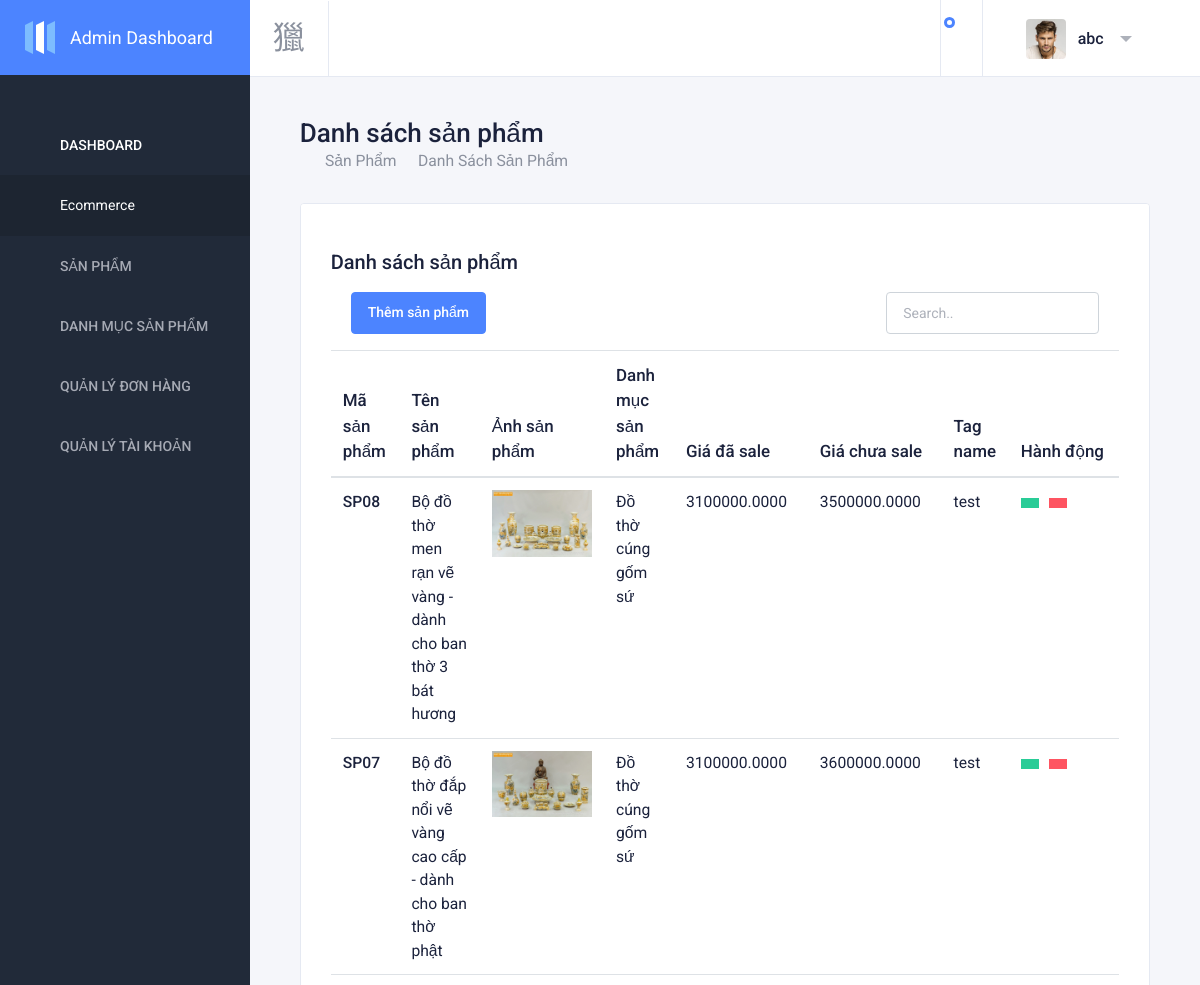
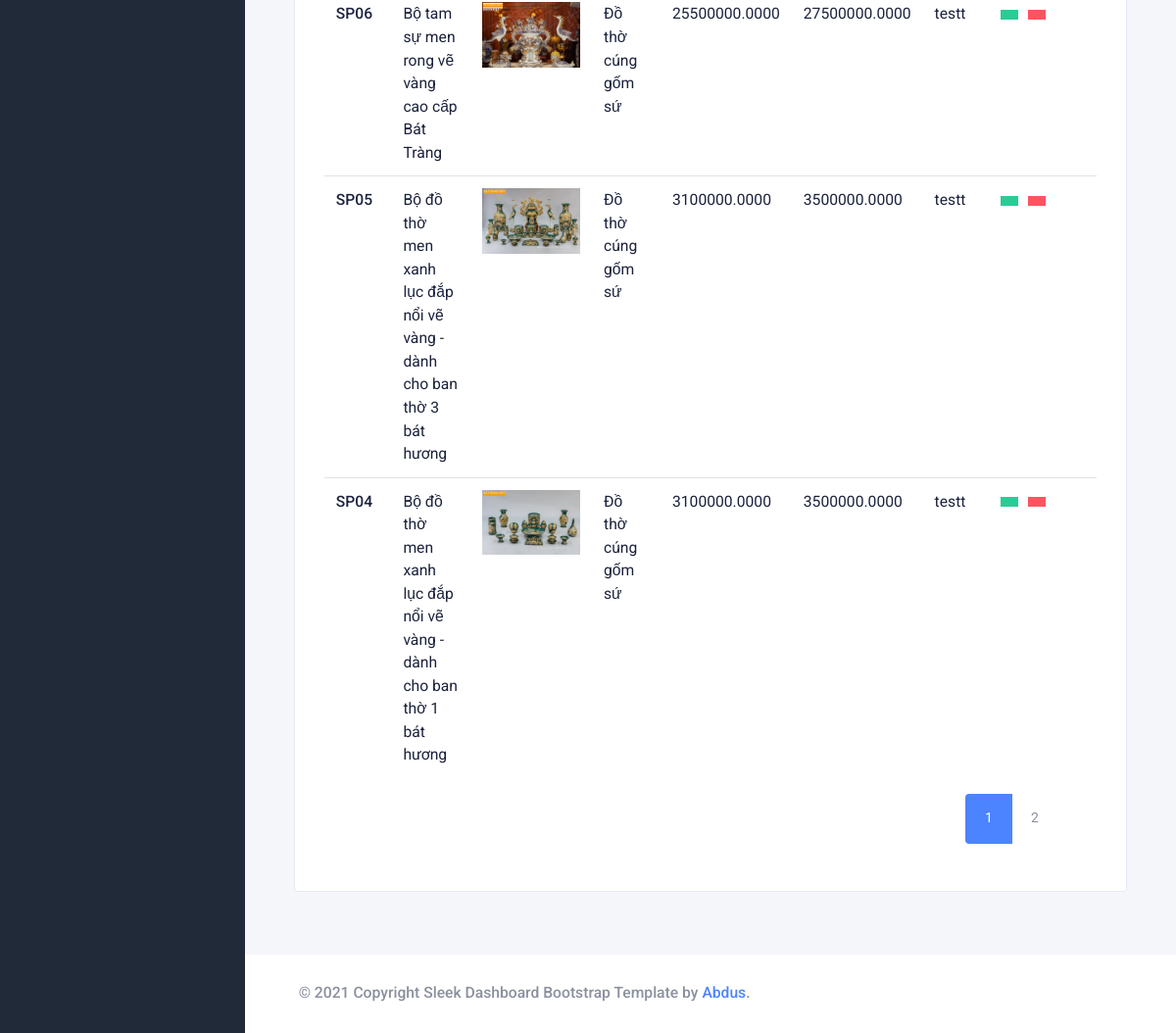
Before: /adminproduct (signed in) with the older database file (2 pictures, top to bottom).
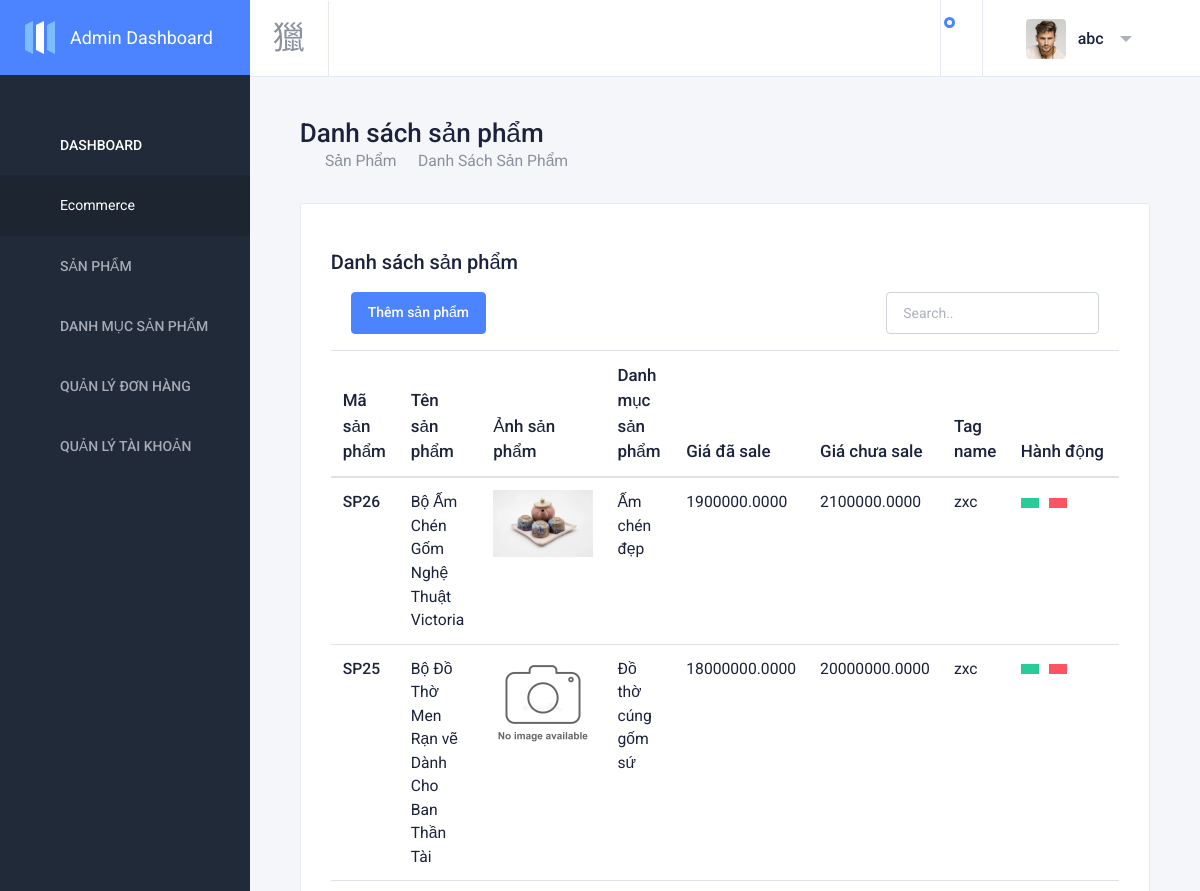
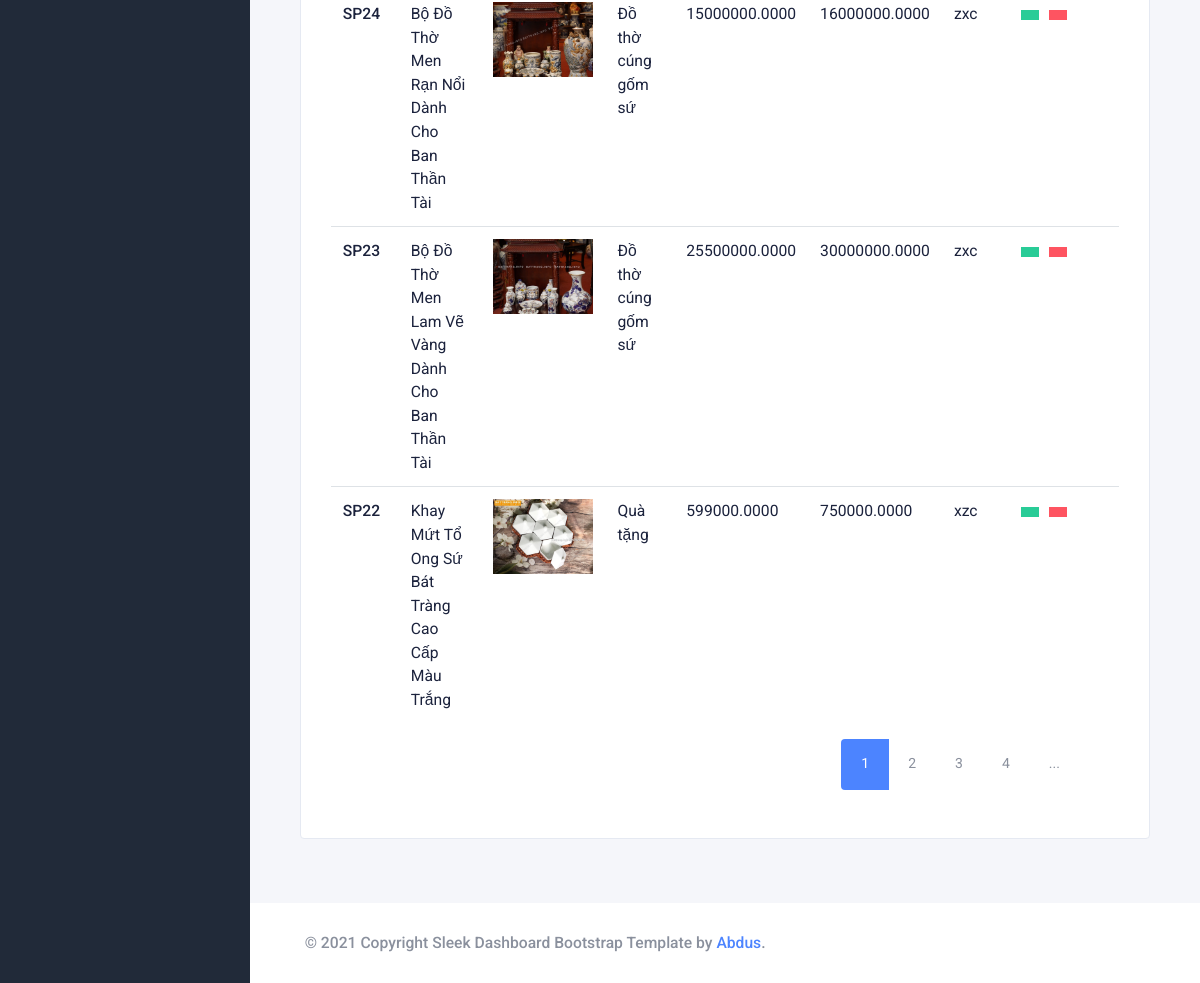
After: the same page with the newer database file (2 pictures, top to bottom).
### tables this page shows
CREATE TABLE `product` (
  `product_code` varchar(50) NOT NULL,
  `cat_id` int(3) NOT NULL,
  `product_name` varchar(100) NOT NULL,
  `quantity` int(11) NOT NULL,
  `price` decimal(15,4) NOT NULL,
  `price_old` decimal(15,4) NOT NULL,
  `tag_name` varchar(255) NOT NULL,
  `featured_product` tinyint(1) NOT NULL DEFAULT 0,
  `description` text NOT NULL
);

CREATE TABLE `product_category` (
  `cat_id` int(3) NOT NULL,
  `cat_name` varchar(255) NOT NULL,
  `parent_id` int(3) NOT NULL
);

### controllers/BaseController.php (called while the page is built, shortened)
<?php
class BaseController
{
    function render($file, $data = array())
    {
        $view_file =  'views/' . $this->folder . '/' . $file . '.php';
        if (is_file($view_file)) {
            extract($data);
            require_once($view_file);
        } else {
            header('Location: ./NotFoundController');
        }
    }
}

### controllers/AdminProductController.php (called while the page is built, shortened)
<?php
require_once('controllers/BaseController.php');
class AdminProductController extends BaseController
{
    public function index($name = 'page', $page = 1)
    {
        if ($name == 'page') {
            $productModel = new AdminProductModel;
            $data = $productModel->getProductByPage($page);
            $data = array_map(function ($item) {
                $productModel = new AdminProductModel;
                $query = $productModel->getFirstImagesById($item['product_code']);
                if (!empty($query)) {
                    $item['image_name'] = $query['file_name'];
                    return $item;
                }
                return $item;
            }, $data);
            $this->render(
                'index',
                $data
            );
        } else {
            header("Location: http://" . $_SERVER['HTTP_HOST'] . "/gomsu_shop/NotFoundController");
        }
    }
}

### core/App.php (called while the page is built, shortened)
<?php
class App
{
    protected $method = 'index';
    public function __construct()
    {
        $url = $this->parseUrl();
        if (isset($url[0])) {
            if (file_exists('controllers/' . $url[0] . 'Controller.php')) {
                unset($url[0]);
            } else {
                $this->controller = "NotFoundController";
            }
        }
        $controllerObject = new $this->controller;
        $this->params = $url ? array_values($url) : [];
        call_user_func_array(array($controllerObject, $this->method), $this->params);
    }
    public function parseUrl()
    {
        if (isset($_GET['url'])) {
            return explode('/', filter_var(rtrim($_GET['url'], '/'), FILTER_SANITIZE_URL));
        }
    }
}

### index.php (called while the page is built, shortened)
<?php
require('./core/App.php');
$router = new App();

### models/AdminModel.php (called while the page is built, shortened)
<?php
require_once 'BaseModel.php';
require_once './core/Database.php';
class AdminModel extends BaseModel
{
    public static function getDataAdmin($adminId)
    {
        $db = new DB;
        $conn = $db->connect();
        $sql = "select name,email,avatar_img from admin where admin_id = '${adminId}'";
        $result = mysqli_query($conn, $sql);
        return mysqli_fetch_array($result);
    }
}

### models/AdminProductModel.php (called while the page is built, shortened)
<?php
require_once 'BaseModel.php';
require_once './core/Database.php';
class AdminProductModel extends BaseModel
{
    public function getProductByPage($page = 1, $limit = 5)
    {
        $start_from = ($page - 1) * $limit;
        $sql = "select * from product join product_category on product.cat_id = product_category.cat_id order by product_code desc limit $start_from, $limit";
        $query = $this->_query($sql);
        $data = [];
        while ($row = mysqli_fetch_assoc($query)) {
            array_push($data, $row);
        }
        return $data;
    }
}

### models/BaseModel.php (called while the page is built, shortened)
<?php
require_once(ROOT . '/core/Database.php');
class BaseModel extends DB
{
    public $conn;
    function __construct()
    {
        $this->conn = $this->connect();
    }
    public function _query($sql)
    {
        return mysqli_query($this->conn, $sql);
    }
}

### core/Database.php (called while the page is built, shortened)
<?php
class DB
{
    public function connect()
    {
        $this->connect = mysqli_connect(self::HOST, self::USERNAME, self::PASSWORD, self::DB_NAME);
        mysqli_set_charset($this->connect, "utf8");
        if (mysqli_connect_errno() === 0) {
            return $this->connect;
        }
        return false;
    }
}

### views/admin_product/index.php (the view, shortened to what the rows shown need)
<?php
include_once('views/layouts/admin_header.php');
?>
<div class="content-wrapper">
    <div class="content">
        <div class="breadcrumb-wrapper">
            <h1>Danh sách sản phẩm</h1>
        </div>
        <div class="row">
            <div class="col-12">
                <div class="card card-default" id="recent-orders">
                    <div class=" card-header justify-content-between ">
                        <h2>Danh sách sản phẩm</h2>
                    </div>
                    <div class="card-body pt-0 pb-5 mt-3">
                        <table class=" table table-responsive table-responsive-large overflow-auto "
                            style="width: 100%">
                            <thead style="font-size: 1.06rem">
                                <tr>
                                    <th>Mã sản phẩm</th>
                                    <th>Tên sản phẩm</th>
                                    <th class=" d-md-table-cell ">
                                        Ảnh sản phẩm
                                    </th>
                                    <th>Danh mục sản phẩm</th>
                                    <th>Giá đã sale</th>
                                    <th>Giá chưa sale</th>
                                    <th>Tag name</th>
                                    <th style="width:110px">Hành động</th>
                                </tr>
                            </thead>
                            <tbody style="font-size: 0.98rem">
                                <?php
                                foreach ($data as $product) : ?>
                                <tr>
                                    <td class=" text-dark  d-md-table-cell "><?php echo $product['product_code'] ?></td>
                                    <td class=" text-dark  d-md-table-cell ">
                                        <?php echo $product['product_name'] ?>
                                    </td>
                                    <td>
                                        <?php
                                            if (isset($product['image_name'])) {
                                                echo
                                                "<img width= '100' src='upload/images/products/" . $product['image_name'] . "' alt='image'></img>";
                                            } else {
                                                echo
                                                "<img width= '100' src='assets/images/no_image.jpg' alt='image'></img>";
                                            }
                                            ?>
                                    </td>
                                    <td class=" text-dark  d-md-table-cell ">
                                        <?php
                                            echo $product['cat_name'];
                                            ?>
                                    </td>
                                    <td class=" text-dark  d-md-table-cell "><?php echo $product['price'] ?></td>
                                    <td class=" text-dark  d-md-table-cell "><?php echo $product['price_old'] ?></td>
                                    <td class=" text-dark  d-md-table-cell "><?php echo $product['tag_name'] ?></td>
                                    <td class=" text-dark  d-md-table-cell ">
                                        <a type="button"
                                            href="adminproduct/update/<?php echo $product['product_code'] ?>"
                                            class="btn btn-success btn-sm rounded-0 button-action button-first"
                                            data-toggle="tooltip" data-placement="top" title=""
                                            data-original-title="Edit">
                                        </a>
                                        <a type="button" data-id="<?php echo $product['product_code'] ?>"
                                            class="btn btn-danger btn-sm rounded-0 button-action deleteRow"
                                            data-toggle="tooltip" data-placement="top" title=""
                                            data-original-title="Delete" aria-describedby="tooltip84720">
                                        </a>
                                    </td>
                                </tr>
                                <?php endforeach; ?>
                            </tbody>
                        </table>
                    </div>
                </div>
            </div>
        </div>
    </div>
</div>
<?php
include_once('views/layouts/admin_footer.php');
?>

### views/layouts/admin_header.php (shortened to what the rows shown need)
<?php
include "./models/AdminModel.php";
$dataAdmin = AdminModel::getDataAdmin($_SESSION['admin_id']);
?>
<!DOCTYPE html>
<html lang="en" dir="ltr">
<head>
    <link href="https://cdn.materialdesignicons.com/3.0.39/css/materialdesignicons.min.css" rel="stylesheet" />
    <link id="sleek-css" rel="stylesheet" href="assets/stylesheets/sleek.css" />
</head>
<body class="sidebar-fixed sidebar-dark header-light header-fixed" id="body">
    <div class="wrapper">
        <div class="page-wrapper">
            <header class="main-header" id="header">
                <nav class="navbar navbar-static-top navbar-expand-lg">
                    <div class="navbar-right">
                        <ul class="nav navbar-nav">
                            <li class="dropdown user-menu">
                                <button href="#" class="dropdown-toggle nav-link" data-toggle="dropdown">
                                    <img src="upload/images/admin/<?php echo $dataAdmin['avatar_img'] ?>"
                                        class="user-image" alt="User Image" />
                                    <span class="d-none d-lg-inline-block"><?php echo $dataAdmin['name'] ?></span>
                                </button>
                            </li>
                        </ul>
                    </div>
                </nav>
            </header>

Changed rows visible on the page:
no longer on this page (row edited): product: product_code "SP08", product_name "Bộ đồ thờ men rạn vẽ vàng - dành cho ban thờ 3 bát hương", shows a picture, cat.cat_name "Đồ thờ cúng gốm sứ", price "3100000.0000", price_old "3500000.0000", tag_name "test"
no longer on this page (row unchanged): product: product_code "SP07", product_name "Bộ đồ thờ đắp nổi vẽ vàng cao cấp - dành cho ban thờ phật", shows a picture, cat.cat_name "Đồ thờ cúng gốm sứ", price "3100000.0000", price_old "3600000.0000", tag_name "test"
no longer on this page (row unchanged): product: product_code "SP06", product_name "Bộ tam sự men rong vẽ vàng cao cấp Bát Tràng", shows a picture, cat.cat_name "Đồ thờ cúng gốm sứ", price "25500000.0000", price_old "27500000.0000", tag_name "testt"
no longer on this page (row edited): product: product_code "SP05", product_name "Bộ đồ thờ men xanh lục đắp nổi vẽ vàng - dành cho ban thờ 3 bát hương", shows a picture, cat.cat_name "Đồ thờ cúng gốm sứ", price "3100000.0000", price_old "3500000.0000", tag_name "testt"
no longer on this page (row unchanged): product: product_code "SP04", product_name "Bộ đồ thờ men xanh lục đắp nổi vẽ vàng - dành cho ban thờ 1 bát hương", shows a picture, cat.cat_name "Đồ thờ cúng gốm sứ", price "3100000.0000", price_old "3500000.0000", tag_name "testt"
added product: product_code "SP26", product_name "Bộ Ấm Chén Gốm Nghệ Thuật Victoria", shows a picture, cat.cat_name "Ấm chén đẹp", price "1900000.0000", price_old "2100000.0000", tag_name "zxc"
added product: product_code "SP25", product_name "Bộ Đồ Thờ Men Rạn vẽ Dành Cho Ban Thần Tài", cat.cat_name "Đồ thờ cúng gốm sứ", price "18000000.0000", price_old "20000000.0000", tag_name "zxc"
added product: product_code "SP24", product_name "Bộ Đồ Thờ Men Rạn Nổi Dành Cho Ban Thần Tài", shows a picture, cat.cat_name "Đồ thờ cúng gốm sứ", price "15000000.0000", price_old "16000000.0000", tag_name "zxc"
added product: product_code "SP23", product_name "Bộ Đồ Thờ Men Lam Vẽ Vàng Dành Cho Ban Thần Tài", shows a picture, cat.cat_name "Đồ thờ cúng gốm sứ", price "25500000.0000", price_old "30000000.0000", tag_name "zxc"
added product: product_code "SP22", product_name "Khay Mứt Tổ Ong Sứ Bát Tràng Cao Cấp Màu Trắng", shows a picture, cat.cat_name "Quà tặng", price "599000.0000", price_old "750000.0000", tag_name "xzc"
Other visible differences:
new list line: "3"
new list line: "4"
